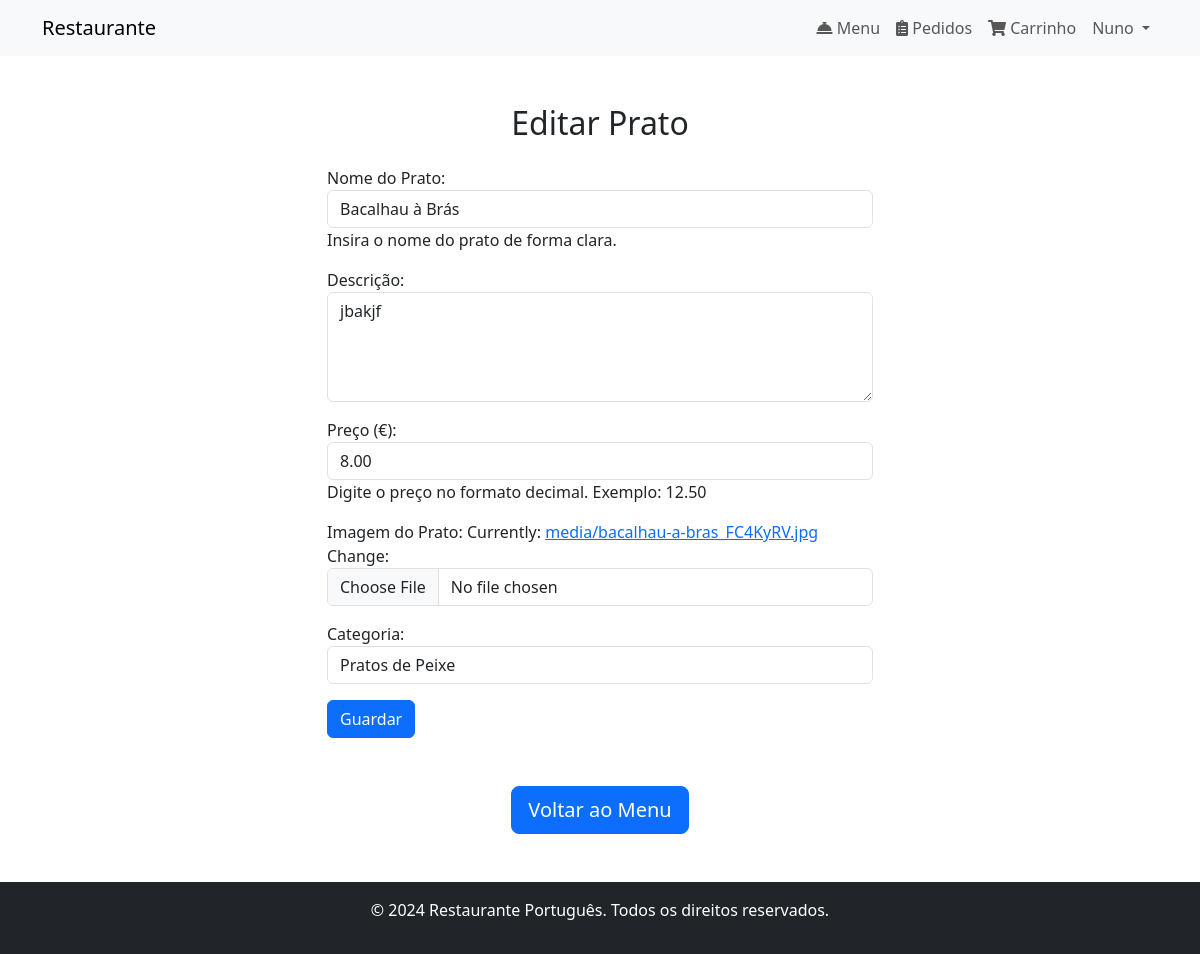
Page /menu/editar/2/ (signed in) on the earlier database version.
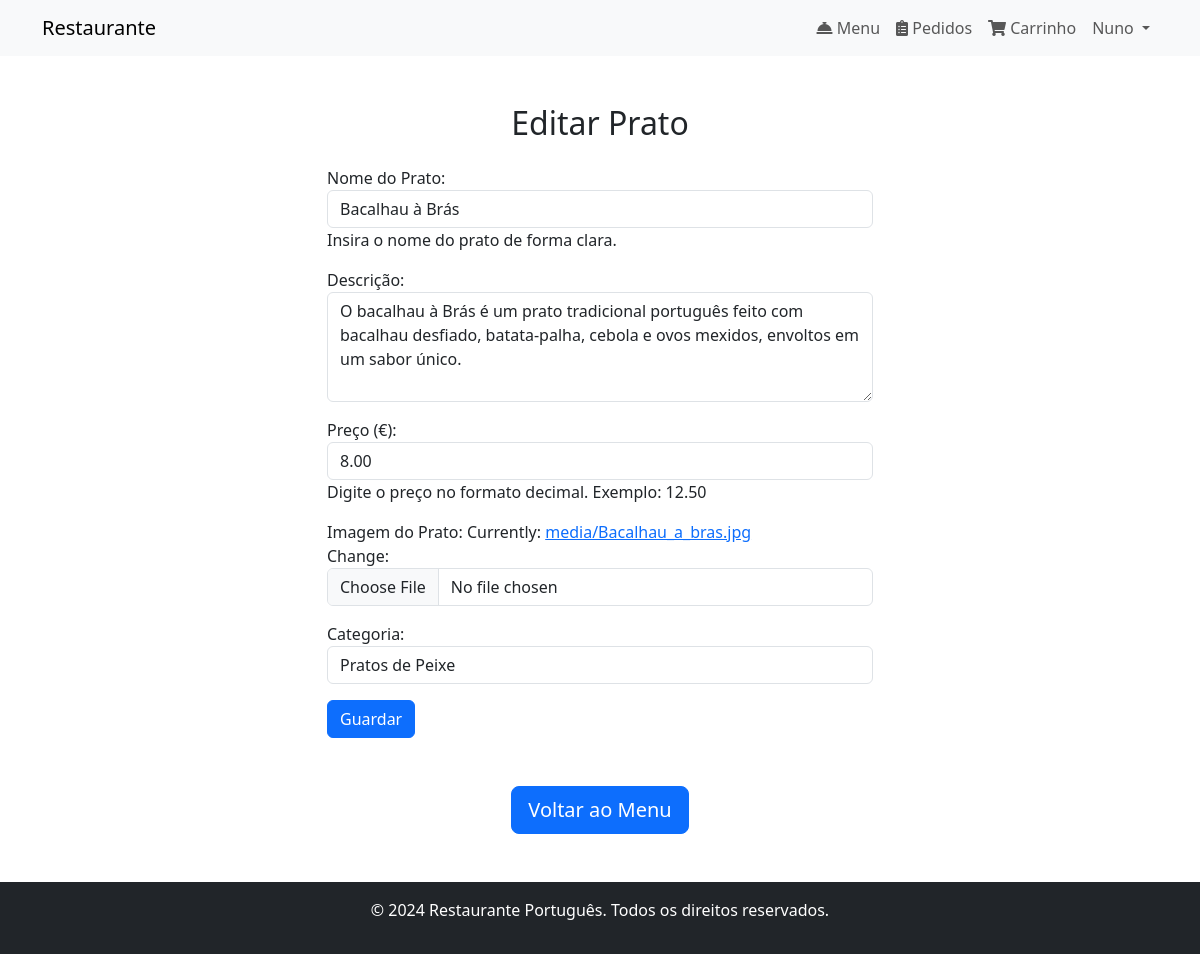
Same page on the later database version.
### menu/models.py (models this page shows, shortened)
class Prato(models.Model):
    nome = models.CharField(max_length=100)
    descricao = models.TextField()
    preco = models.DecimalField(max_digits=6, decimal_places=2)
    imagem = models.ImageField(upload_to='media/')
    categoria = models.CharField(
        max_length=50,
        choices=[
            ('Entradas', 'Entradas'),
            ('Sopas', 'Sopas'),
            ('Carne', 'Pratos de Carne'),
            ('Peixe', 'Pratos de Peixe'),
            ('Sobremesas', 'Sobremesas'),
            ('Sumos', 'Sumos'),
            ('Vinhos', 'Vinhos'),
            ('Cafés', 'Cafés'),
        ]
    )

### menu/views.py (the view)
# urls.py: path('editar/<int:pk>/', views.editar_prato, name='editar_prato'),
@login_required
@permission_required('menu.change_prato', raise_exception=True)
def editar_prato(request, pk):
    prato = get_object_or_404(Prato, pk=pk)
    if request.method == 'POST':
        form = PratoForm(request.POST, request.FILES, instance=prato)
        if form.is_valid():
            form.save()
            return redirect('menu')
    else:
        form = PratoForm(instance=prato)
    return render(request, 'editar_prato.html', {'form': form, 'prato': prato})

### menu/templates/editar_prato.html (shortened to what this page needs)
{% extends 'base.html' %}
{% block content %}
<main class="container my-5">
    <h2 class="text-center mb-4">Editar Prato</h2>
    <div class="row justify-content-center">
        <div class="col-md-6">
            <form method="POST" action="{% url 'editar_prato' prato.pk %}" enctype="multipart/form-data">
                {{ form.as_p }}
                <button type="submit" class="btn btn-primary">Guardar</button>
            </form>
        </div>
    </div>
    <div class="text-center mt-5">
        <a href="{% url 'menu' %}" class="btn btn-primary btn-lg">
            Voltar ao Menu
        </a>
    </div>
</main>
{% endblock %}

Differences in the rows shown:
changed Prato "Bacalhau à Brás": descricao "jbakjf" → "O bacalhau à Brás é um prato tradicional português feito com bacalhau desfiado, batata-palha, cebola e ovos mexidos, envoltos em um sabor único."
Other differences:
text no longer shown: "Nome do Prato: Insira o nome do prato de forma clara. Descrição: Preço (€): Digite o preço no formato decimal. Exemplo: 12.50 Imagem do Prato: Currently: media/bacalhau-a-bras_FC4KyRV.jpg Change: Categoria:"
text now shown: "Nome do Prato: Insira o nome do prato de forma clara. Descrição: Preço (€): Digite o preço no formato decimal. Exemplo: 12.50 Imagem do Prato: Currently: media/Bacalhau_a_bras.jpg Change: Categoria:"
